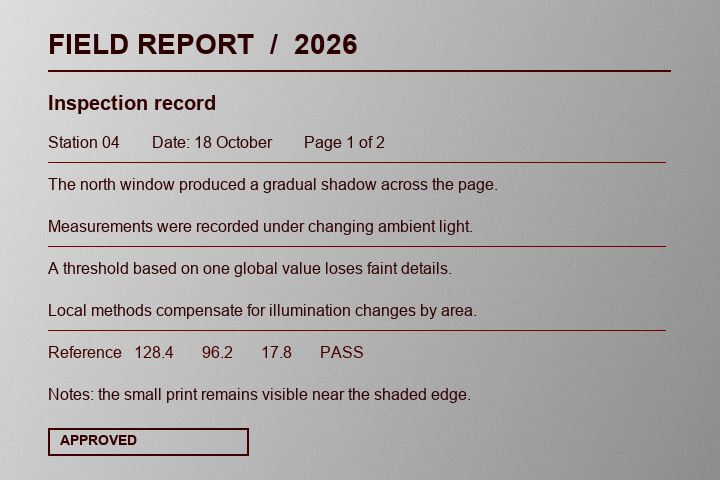
#> input picture lab2/samples/document_uneven_light.png, 720 x 480 px
$ python -i processing.py   (imports and definitions only)
#> lines starting #> are read from the running program, lines starting #| are printed output that depends on the picture; after the words box and inside, x2 and y2 are one past the last pixel; in counts of white or black regions, pixels touching at a corner belong together
#> further down, picture is the input picture: PIL image 720x480 RGB; mean R, G, B 174.7, 171.8, 171.8
"""Image-processing methods for Laboratory Work 2, variant 11."""

from __future__ import annotations

from typing import Literal

import numpy as np
from PIL import Image, ImageFilter

ThresholdMethod = Literal["mean", "gaussian"]
Foreground = Literal["dark", "light"]


# [65 lines left out: functions _image_array, grayscale_histogram_percent, point_operation, linear_contrast, not called in this run]


def local_threshold(
    image: Image.Image,
    method: ThresholdMethod = "mean",
    window_size: int = 31,
    offset: float = 10.0,
    foreground: Foreground = "dark",
) -> Image.Image:
    """Binarize against a local mean or Gaussian-weighted local mean."""
#> called with method = 'mean', window_size = 31, offset = 10, foreground = 'dark'
    if method not in ("mean", "gaussian"):
        raise ValueError("Метод должен быть 'mean' или 'gaussian'.")
    if (
        isinstance(window_size, bool)
        or not isinstance(window_size, int)
        or window_size < 3
        or window_size % 2 == 0
    ):
        raise ValueError("Размер окна должен быть нечётным числом не меньше 3.")
    if not np.isfinite(offset):
        raise ValueError("Смещение должно быть конечным числом.")
    if foreground not in ("dark", "light"):
        raise ValueError("Передний план должен быть 'dark' или 'light'.")

    grayscale = image.convert("L")
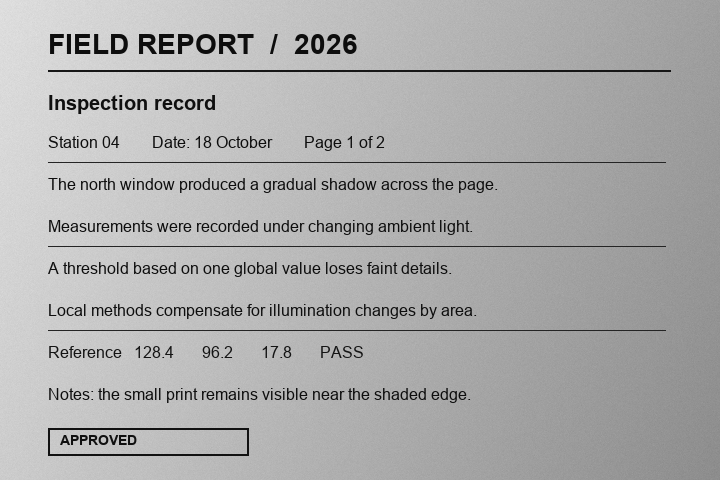
#> grayscale: PIL image 720x480 L; min 13, max 227, mean 172.7
    if method == "mean":
        radius = (window_size - 1) / 2
        local_mean = grayscale.filter(ImageFilter.BoxBlur(radius))
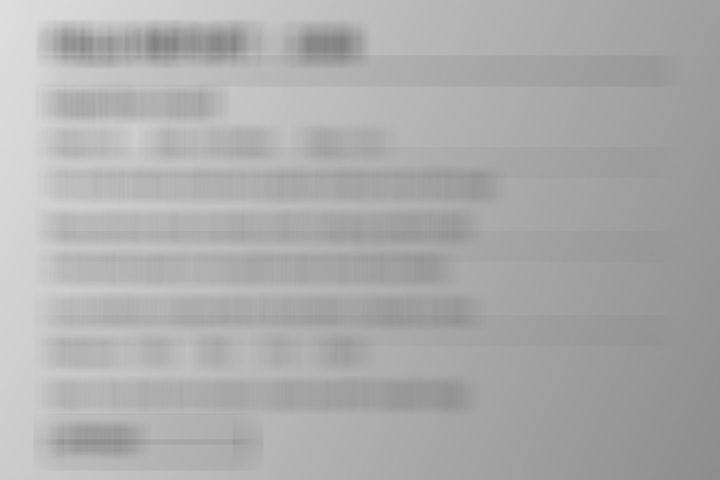
#> local_mean: PIL image 720x480 L; min 128, max 222, mean 172.7
    else:
        # PIL's GaussianBlur radius is its standard deviation; 3 sigma covers
        # approximately the selected odd-sized neighborhood.
        radius = (window_size - 1) / 6
        local_mean = grayscale.filter(ImageFilter.GaussianBlur(radius))

    source = np.asarray(grayscale, dtype=np.int16)
    threshold = np.asarray(local_mean, dtype=np.float32)
    if foreground == "dark":
        selected = source <= threshold - offset
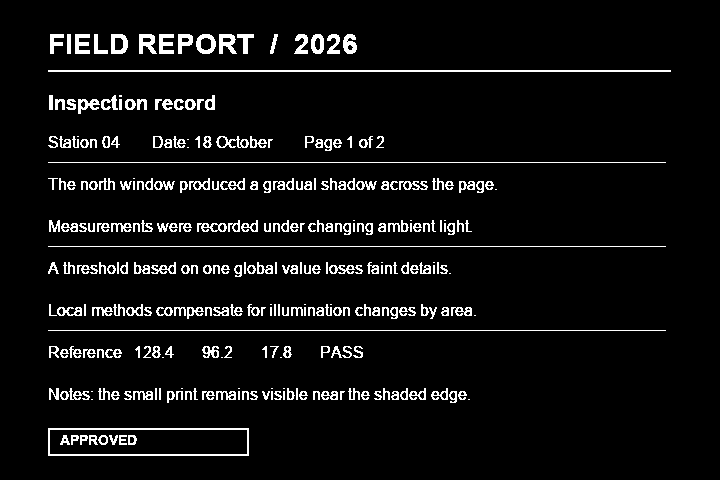
#> selected: shape (480, 720) bool; 6% white in thin lines or dots, all inside (x1, y1, x2, y2) = (48, 34, 671, 456)
    else:
        selected = source >= threshold + offset
    result = np.where(selected, 0, 255).astype(np.uint8)
    return Image.fromarray(result, mode="L")

>>> from PIL import Image
>>> picture = Image.open('samples/document_uneven_light.png')
>>> result = local_threshold(picture)

$ run again, on lab2/samples/spotted_scan.png
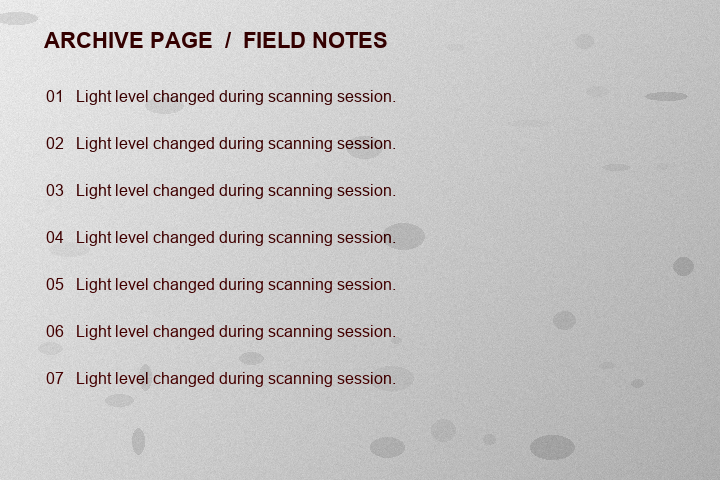
#> input picture lab2/samples/spotted_scan.png, 720 x 480 px
#> picture is the input picture: PIL image 720x480 RGB; mean R, G, B 198.1, 196.3, 196.3
#> in local_threshold, `local_mean = grayscale.filter(ImageFilter.BoxBlur(radius))`:
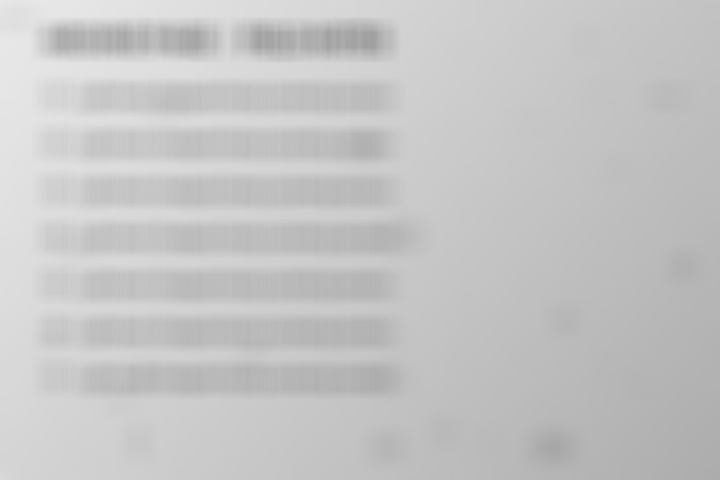
#> local_mean: PIL image 720x480 L; min 159, max 233, mean 196.8
#> in local_threshold, `selected = source <= threshold - offset`:
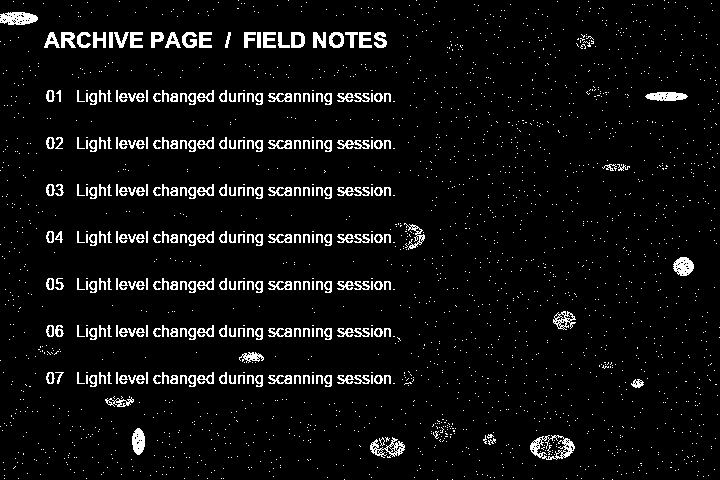
#> selected: shape (480, 720) bool; 5.4% white in thin lines or dots
#> result: shape (480, 720); 94.6% white; black in thin lines or dots

$ run again, on lab2/samples/textured_illumination.png
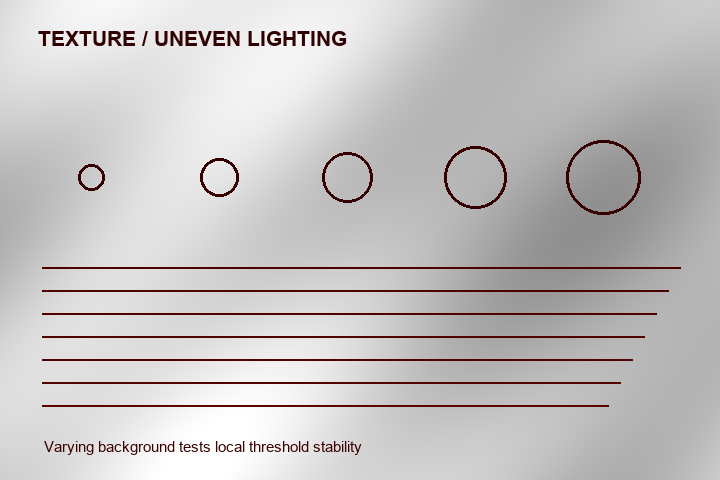
#> input picture lab2/samples/textured_illumination.png, 720 x 480 px
#> picture is the input picture: PIL image 720x480 RGB; mean R, G, B 196.5, 193.7, 193.7
#> in local_threshold, `local_mean = grayscale.filter(ImageFilter.BoxBlur(radius))`:
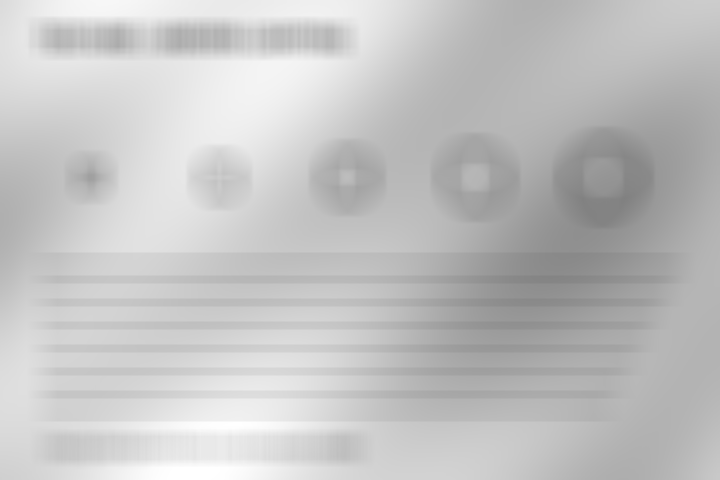
#> local_mean: PIL image 720x480 L; min 128, max 255, mean 194.6
#> in local_threshold, `selected = source <= threshold - offset`:
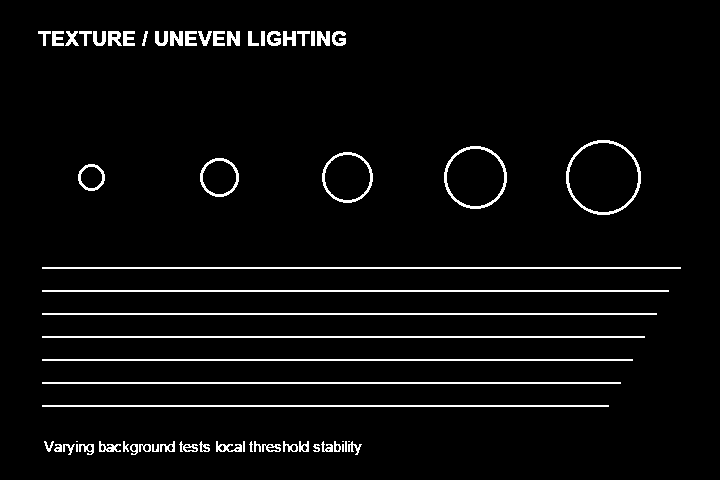
#> selected: shape (480, 720) bool; 4.2% white in thin lines or dots, all inside (x1, y1, x2, y2) = (38, 31, 681, 455)
